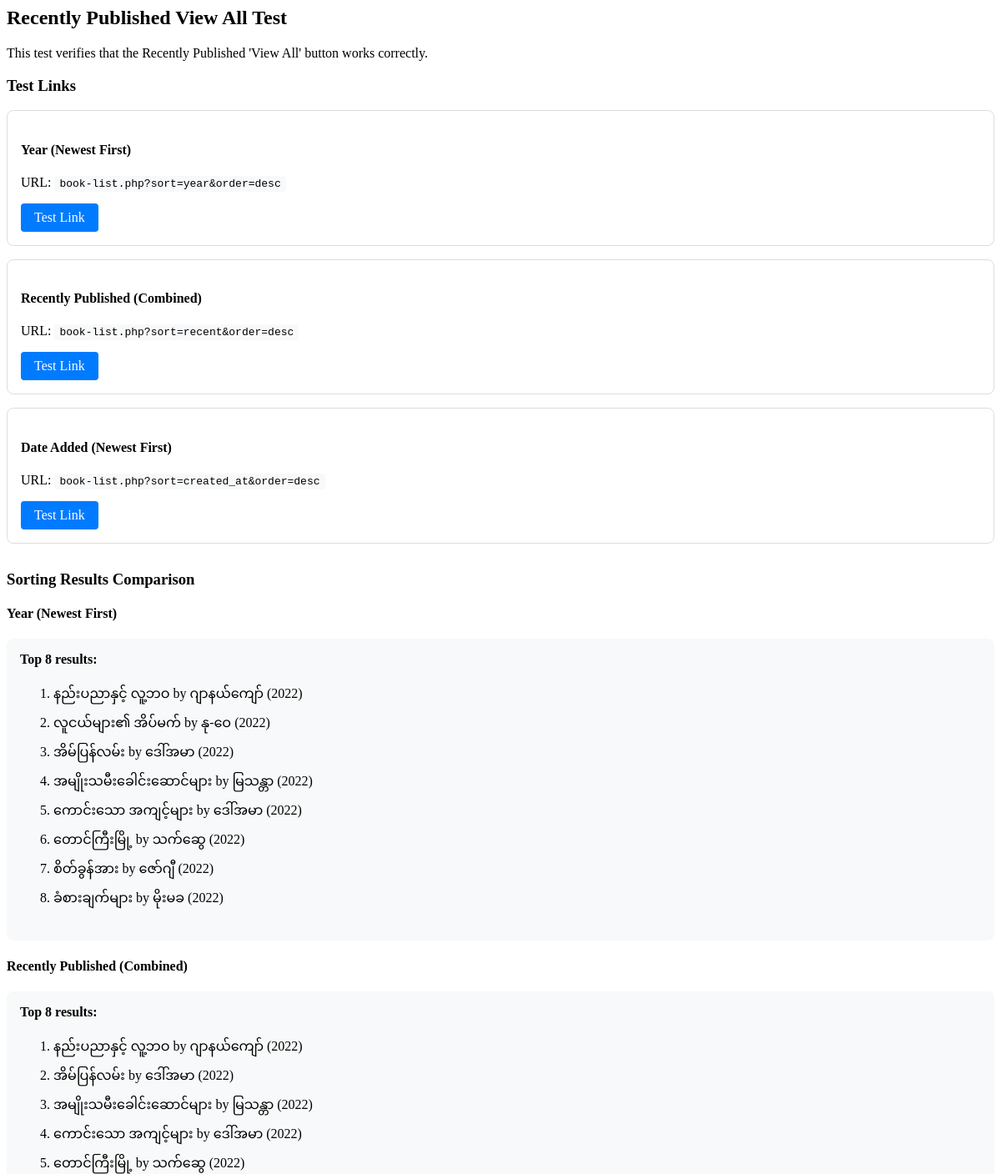
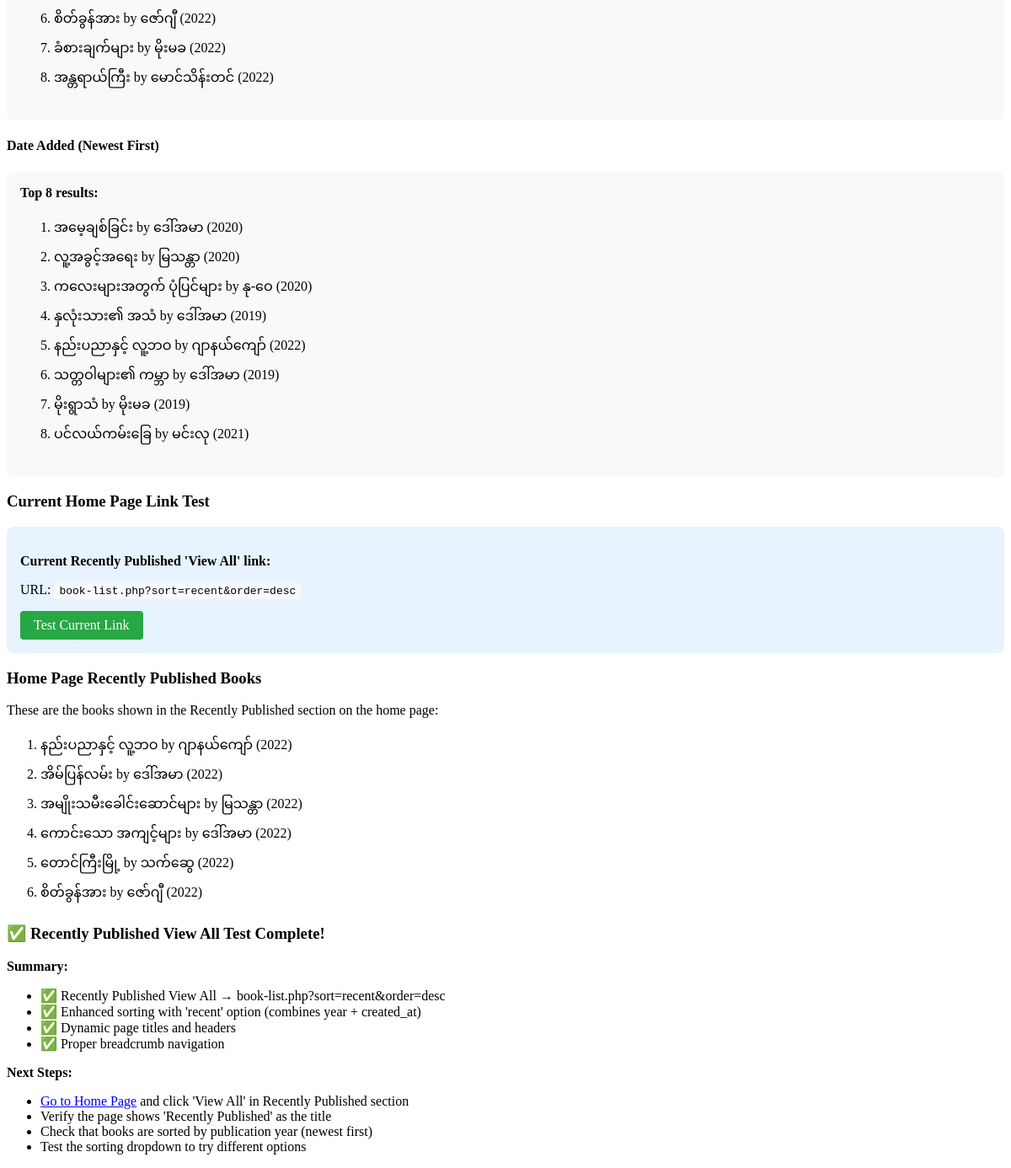
Screenshot of /test_recently_published_view_all.php (signed in) with the database file from the repository (2 pictures, top to bottom).
### tables this page shows
CREATE TABLE `books` (
  `id` varchar(50) NOT NULL,
  `title` varchar(255) NOT NULL,
  `author` varchar(255) NOT NULL,
  `year` int NOT NULL,
  `price` decimal(10,2) DEFAULT '19.99',
  `cover_image` varchar(255) DEFAULT NULL,
  `category` varchar(50) DEFAULT 'Uncategorized',
  `category_id` int DEFAULT NULL,
  `average_rating` decimal(3,2) DEFAULT '0.00',
  `review_count` int DEFAULT '0',
  `total_copies` int DEFAULT '1',
  `available_copies` int DEFAULT '1',
  `created_at` timestamp NULL DEFAULT CURRENT_TIMESTAMP,
  `type` enum('physical','ebook') DEFAULT 'physical',
  `file_size` varchar(50) DEFAULT NULL,
  `download_link` varchar(255) DEFAULT NULL,
  PRIMARY KEY (`id`),
  KEY `fk_book_category` (`category_id`),
  CONSTRAINT `fk_book_category` FOREIGN KEY (`category_id`) REFERENCES `categories` (`id`) ON DELETE SET NULL
);

### config/database.php (called while the page is built)
<?php
return [
    'host' => getenv('DB_HOST') ?: 'localhost',
    'dbname' => getenv('DB_NAME') ?: 'book_library',
    'username' => getenv('DB_USER') ?: 'root',
    'password' => getenv('DB_PASS') !== false ? getenv('DB_PASS') : '',
    'charset' => 'utf8mb4',
    'options' => [
        PDO::ATTR_ERRMODE => PDO::ERRMODE_EXCEPTION,
        PDO::ATTR_DEFAULT_FETCH_MODE => PDO::FETCH_ASSOC,
        PDO::ATTR_EMULATE_PREPARES => false,
        PDO::MYSQL_ATTR_INIT_COMMAND => "SET NAMES utf8mb4; SET time_zone = '+06:30';"
    ]
];

### src/Library.php (called while the page is built, shortened)
<?php
class Library
{
    private \PDO $pdo;
    public function __construct()
    {
        $config = include __DIR__ . '/../config/database.php';
        $dsn = "mysql:host={$config['host']};dbname={$config['dbname']};charset={$config['charset']}";
        $options = $config['options'];
        try {
            $this->pdo = new \PDO($dsn, $config['username'], $config['password'], $options);
        } catch (\PDOException $e) {
            die("Database connection failed: " . $e->getMessage());
        }
        $this->loadAllBooks();
    }
    public function loadAllBooks(): void
    {
        $stmt = $this->pdo->query("SELECT * FROM books ORDER BY title");
        while ($row = $stmt->fetch()) {
            if (isset($row['type']) && $row['type'] === 'ebook') {
                $book = EBook::fromArray($row);
            } else {
                $book = Book::fromArray($row);
            }
        }
    }
    public function getRecentlyPublishedBooks(int $limit = 6, int $offset = 0): array
    {
        $sql = "SELECT b.*, COALESCE(AVG(r.rating), 0) as average_rating
                FROM books b
                LEFT JOIN reviews r ON b.id = r.book_id
                GROUP BY b.id
                ORDER BY year DESC, created_at DESC
                LIMIT ? OFFSET ?";
        $stmt = $this->pdo->prepare($sql);
        $stmt->bindValue(1, (int)$limit, \PDO::PARAM_INT);
        $stmt->bindValue(2, (int)$offset, \PDO::PARAM_INT);
        $stmt->execute();
        $books = [];
        while ($row = $stmt->fetch(\PDO::FETCH_ASSOC)) {
            if (isset($row['type']) && $row['type'] === 'ebook') {
                $books[] = EBook::fromArray($row);
            } else {
                $books[] = Book::fromArray($row);
            }
        }
        return $books;
    }
    public function getAdvancedBooksPaginated(int $limit, int $offset, ?string $category = null, ?string $search = null, string $sortBy = 'title', string $sortOrder = 'asc', string $availability = 'all'): array
    {
        $sql = "SELECT b.*, COALESCE(AVG(r.rating), 0) as average_rating
                FROM books b
                LEFT JOIN reviews r ON b.id = r.book_id
                WHERE 1=1";
        $params = [];
        $sql .= " GROUP BY b.id ";
        $validSorts = ['title', 'author', 'year', 'category', 'created_at', 'borrowed', 'recent'];
        if (in_array($sortBy, $validSorts)) {
            if ($sortBy === 'borrowed') {
                $sql .= " ORDER BY (total_copies - available_copies) " . ($sortOrder === 'desc' ? 'DESC' : 'ASC');
            } elseif ($sortBy === 'recent') {
                $sql .= " ORDER BY year " . ($sortOrder === 'desc' ? 'DESC' : 'ASC') . ", created_at " . ($sortOrder === 'desc' ? 'DESC' : 'ASC');
            } else {
                $sql .= " ORDER BY " . $sortBy . " " . ($sortOrder === 'desc' ? 'DESC' : 'ASC');
            }
        } else {
            $sql .= " ORDER BY title ASC";
        }
        $sql .= " LIMIT ? OFFSET ?";
        $params[] = $limit;
        $params[] = $offset;
        $stmt = $this->pdo->prepare($sql);
        $stmt->execute($params);
        $books = [];
        while ($row = $stmt->fetch(\PDO::FETCH_ASSOC)) {
            if (isset($row['type']) && $row['type'] === 'ebook') {
                $books[] = EBook::fromArray($row);
            } else {
                $books[] = Book::fromArray($row);
            }
        }
        return $books;
    }
}

### src/Book.php (called while the page is built, shortened)
<?php
class Book
{
    protected string $id;
    protected string $title;
    protected string $author;
    protected int $year;
    public function __construct(
        string $title,
        string $author,
        int $year,
        int $totalCopies = 1,
        ?string $coverImage = null,
        string $category = 'Uncategorized',
        ?string $id = null
    ) {
        $this->id = $id ?? uniqid('book_', true);
        $this->title = trim($title);
        $this->author = trim($author);
        $this->year = $year;
        $this->totalCopies = max(1, $totalCopies);
    }
    public function getId(): string
    {
        return $this->id;
    }
    public function getTitle(): string
    {
        return $this->title;
    }
    public function getAuthor(): string
    {
        return $this->author;
    }
    public function getYear(): int
    {
        return $this->year;
    }
    public static function fromArray(array $data): self
    {
        $book = new self(
            $data['title'],
            $data['author'],
            $data['year'],
            $data['total_copies'] ?? 1,
            $data['cover_image'] ?? null,
            $data['category'] ?? 'Uncategorized',
            $data['id'] ?? null
        );
        $book->availableCopies = $data['available_copies'] ?? $book->totalCopies;
        $book->averageRating = (float)($data['average_rating'] ?? 0.0);
        return $book;
    }
}

### test_recently_published_view_all.php (the view, shortened to what this page needs)
<?php
$library = new Library();
echo "<h2>Recently Published View All Test</h2>";
echo "<p>This test verifies that the Recently Published 'View All' button works correctly.</p>";
$sortTests = [
    [
        'sort' => 'year',
        'order' => 'desc',
        'name' => 'Year (Newest First)',
        'url' => 'book-list.php?sort=year&order=desc'
    ],
    [
        'sort' => 'recent',
        'order' => 'desc',
        'name' => 'Recently Published (Combined)',
        'url' => 'book-list.php?sort=recent&order=desc'
    ],
    [
        'sort' => 'created_at',
        'order' => 'desc',
        'name' => 'Date Added (Newest First)',
        'url' => 'book-list.php?sort=created_at&order=desc'
    ]
];
echo "<div style='margin-bottom: 2rem;'>";
echo "<h3>Test Links</h3>";
foreach ($sortTests as $test) {
    echo "<div style='margin-bottom: 1rem; padding: 1rem; border: 1px solid #ddd; border-radius: 8px;'>";
    echo "<h4>{$test['name']}</h4>";
    echo "<p>URL: <code>{$test['url']}</code></p>";
    echo "<a href='{$test['url']}' class='btn btn-primary' target='_blank'>Test Link</a>";
    echo "</div>";
}
echo "</div>";
echo "<h3>Sorting Results Comparison</h3>";
foreach ($sortTests as $test) {
    echo "<h4>{$test['name']}</h4>";
    $books = $library->getAdvancedBooksPaginated(8, 0, null, null, $test['sort'], $test['order'], 'all');
    if (!empty($books)) {
        echo "<div style='background: #f8f9fa; padding: 1rem; border-radius: 8px; margin-bottom: 1rem;'>";
        echo "<strong>Top 8 results:</strong><br>";
        echo "<ol>";
        foreach ($books as $book) {
            $sortInfo = '';
            switch ($test['sort']) {
                case 'year':
                    $sortInfo = " ({$book->getYear()})";
                    break;
                case 'recent':
                    $sortInfo = " ({$book->getYear()})";
                    break;
                case 'created_at':
                    $sortInfo = " ({$book->getYear()})";
                    break;
            }
            echo "<li>" . $book->getTitle() . " by " . $book->getAuthor() . $sortInfo . "</li>";
        }
        echo "</ol>";
        echo "</div>";
    } else {
        echo "<p><em>No books found</em></p>";
    }
}
echo "<h3>Current Home Page Link Test</h3>";
echo "<div style='background: #e7f3ff; padding: 1rem; border-radius: 8px; margin-bottom: 1rem;'>";
echo "<p><strong>Current Recently Published 'View All' link:</strong></p>";
echo "<p>URL: <code>book-list.php?sort=recent&order=desc</code></p>";
echo "<a href='book-list.php?sort=recent&order=desc' class='btn btn-success' target='_blank'>Test Current Link</a>";
echo "</div>";
echo "<h3>Home Page Recently Published Books</h3>";
$homePageBooks = $library->getRecentlyPublishedBooks(6);
if (!empty($homePageBooks)) {
    echo "<p>These are the books shown in the Recently Published section on the home page:</p>";
    echo "<ol>";
    foreach ($homePageBooks as $book) {
        echo "<li>" . $book->getTitle() . " by " . $book->getAuthor() . " ({$book->getYear()})</li>";
    }
    echo "</ol>";
} else {
    echo "<p><em>No recently published books found on home page</em></p>";
}
echo "<h3>✅ Recently Published View All Test Complete!</h3>";
echo "<p><strong>Summary:</strong></p>";
echo "<ul>";
echo "<li>✅ Recently Published View All → book-list.php?sort=recent&order=desc</li>";
echo "<li>✅ Enhanced sorting with 'recent' option (combines year + created_at)</li>";
echo "<li>✅ Dynamic page titles and headers</li>";
echo "<li>✅ Proper breadcrumb navigation</li>";
echo "</ul>";
echo "<p><strong>Next Steps:</strong></p>";
echo "<ul>";
echo "<li><a href='index.php'>Go to Home Page</a> and click 'View All' in Recently Published section</li>";
echo "<li>Verify the page shows 'Recently Published' as the title</li>";
echo "<li>Check that books are sorted by publication year (newest first)</li>";
echo "<li>Test the sorting dropdown to try different options</li>";
echo "</ul>";
?>

### test_recently_published_view_all.php (style rules this page uses)
.btn { display: inline-block; padding: 0.5rem 1rem; background-color: #007bff; color: white; text-decoration: none; border-radius: 4px; border: none; cursor: pointer; }
.btn-primary { background-color: #007bff; }
.btn-success { background-color: #28a745; }
code { background: #f8f9fa; padding: 2px 6px; border-radius: 3px; font-family: monospace; }

### rows the page displays
books: title "နည်းပညာနှင့် လူ့ဘဝ", author "ဂျာနယ်ကျော်", year "(2022)", year "2022"
books: title "လူငယ်များ၏ အိပ်မက်", author "နု-ဝေ", year "(2022)"
books: title "အိမ်ပြန်လမ်း", author "ဒေါ်အမာ", year "(2022)", year "2022"
books: title "အမျိုးသမီးခေါင်းဆောင်များ", author "မြသန္တာ", year "(2022)", year "2022"
books: title "ကောင်းသော အကျင့်များ", author "ဒေါ်အမာ", year "(2022)", year "2022"
books: title "တောင်ကြီးမြို့", author "သက်ဆွေ", year "(2022)", year "2022"
books: title "စိတ်ခွန်အား", author "ဇော်ဂျီ", year "(2022)", year "2022"
books: title "ခံစားချက်များ", author "မိုးမခ", year "(2022)"
books: title "အန္တရာယ်ကြီး", author "မောင်သိန်းတင်", year "(2022)"
books: title "အမေ့ချစ်ခြင်း", author "ဒေါ်အမာ", year "(2020)"
books: title "လူ့အခွင့်အရေး", author "မြသန္တာ", year "(2020)"
books: title "ကလေးများအတွက် ပုံပြင်များ", author "နု-ဝေ", year "(2020)"
books: title "နှလုံးသား၏ အသံ", author "ဒေါ်အမာ", year "(2019)"
books: title "သတ္တဝါများ၏ ကမ္ဘာ", author "ဒေါ်အမာ", year "(2019)"
books: title "မိုးရွာသံ", author "မိုးမခ", year "(2019)"
books: title "ပင်လယ်ကမ်းခြေ", author "မင်းလု", year "(2021)"

### other values shown
$test['name'] "Year (Newest First)"
$test['url'] "book-list.php?sort=year&order=desc"
$test['name'] "Recently Published (Combined)"
$test['url'] "book-list.php?sort=recent&order=desc"
$test['name'] "Date Added (Newest First)"
$test['url'] "book-list.php?sort=created_at&order=desc"
